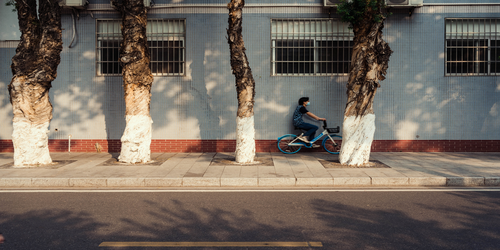
#> input picture gambar.png, 500 x 250 px
$ python form2.py
#> lines starting #> are read from the running program, lines starting #| are printed output that depends on the picture; long printed decimals are rounded
import numpy as np
import cv2
import matplotlib.pyplot as plt
img = cv2.imread('gambar.png',0)
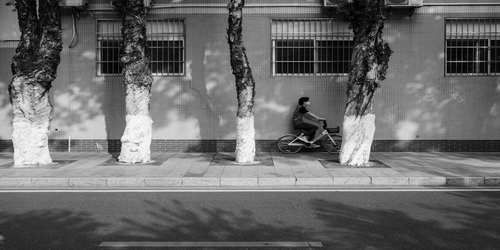
#> img: shape (250, 500); min 0, max 252, mean 106.3

psnr=10*np.log10((255*255)/(1/(225*225)*np.sum(img)*np.sum(img)))
#> psnr = -47.29
print('PSNR is: ',psnr)
#| PSNR is:  -47.291

def cov_binary(num):
    binary_num = [int(i) for i in list('{0:0b}'.format(num))]
    for j in range(8 - len(binary_num)):
        binary_num.insert(0,0)
    return binary_num
def conv_decimal(listt):
    x = 0
    for i in range(8):
        x = x + int(listt[i])*(2**(7-i))
    return x
def discriminate_bit(bit,img):
    z = np.zeros([225,225])
    for i in range(225):
        for j in range(225):
            x = cov_binary(img[i][j])
            for k in range(8):
                if k == bit:
                    x[k] = x[k]
                else:
                    x[k] = 0
            x1 = conv_decimal(x)
            z[i][j] = x1
    return z

# set up side-by-side image display
fig = plt.figure()
fig.set_figheight(15)
fig.set_figwidth(15)

for i in range(1,9):
    fig.add_subplot(4,2,i)
    plt.imshow(discriminate_bit(i-1,img), cmap='gray')
#> this loop made 8 passes


plt.show(block=True)
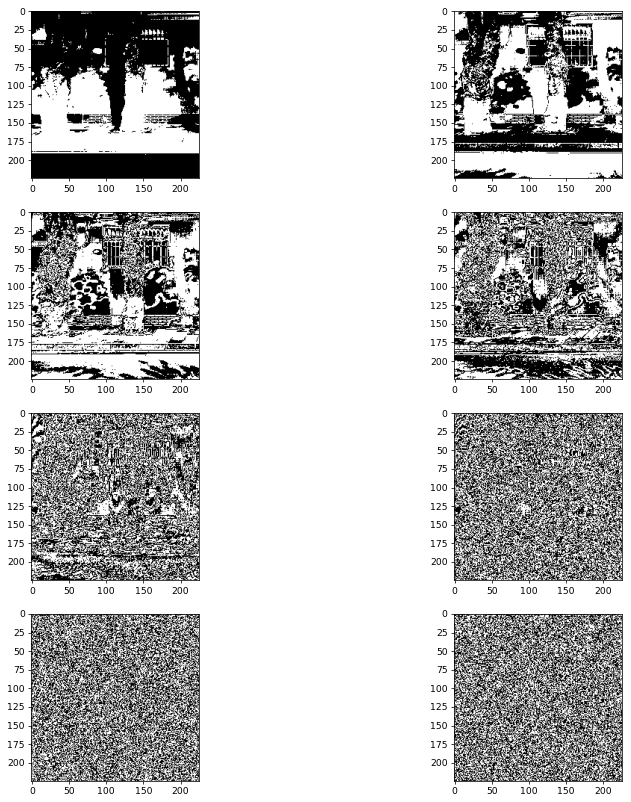
#> figure drawn by matplotlib, 8 panels
